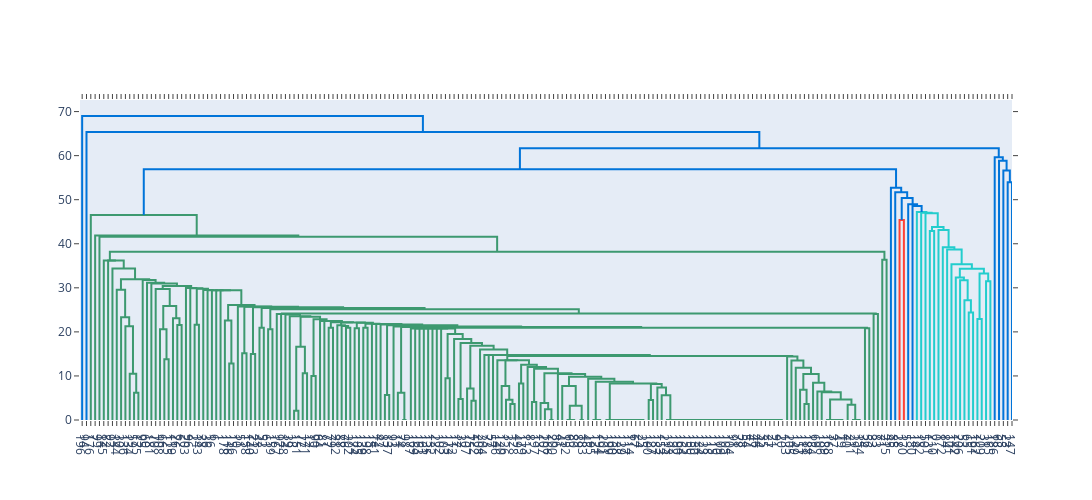

Here is the notebook cell this chart was saved with:
### Code cell
# Compute the linkage matrix using the Ward method
linked = linkage(scaled_data, method='ward')

# Plot the dendrogram
fig = ff.create_dendrogram(scaled_data, linkagefun=lambda x: linked, labels=None)
fig.update_layout(width=1800, height=500)
fig.show()

# Calculate silhouette scores for different numbers of clusters
silhouette_scores = {}
for k in range(2, 6):
    # Use fcluster to flatten the dendrogram to 'k' clusters
    labels = fcluster(linked, k, criterion='maxclust')
    score = silhouette_score(scaled_data, labels)
    silhouette_scores[k] = score
    print(f'Silhouette Score for k={k}: {score}')
